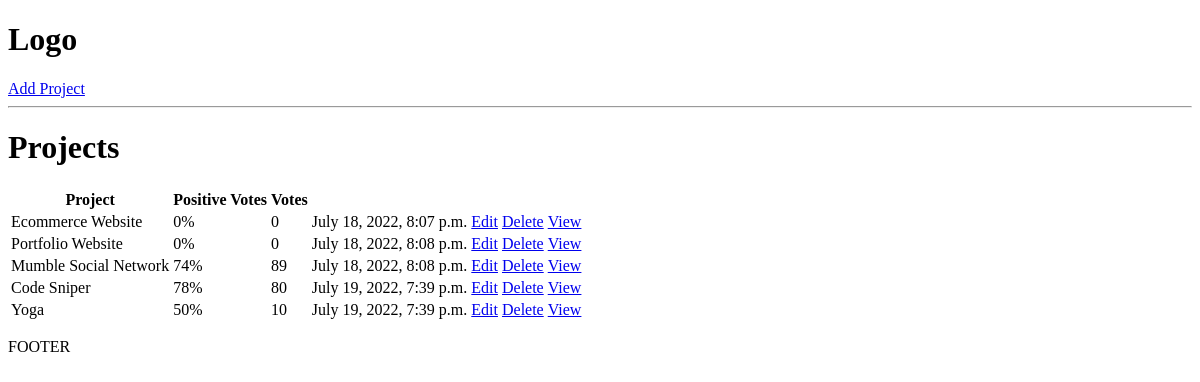
The app's page /, older data.
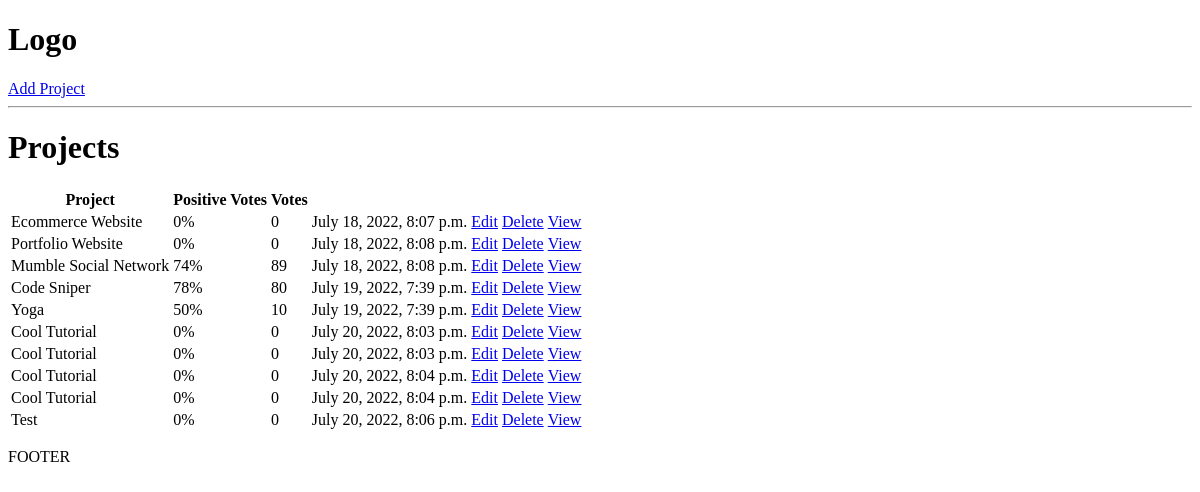
The same page, newer data.
### projects/models.py (models this page shows, shortened)
class Project(models.Model):
    title = models.CharField(max_length=200)
    description = models.TextField(null=True, blank=True)
    demo_link = models.CharField(max_length=2000,null=True, blank=True)
    source_link = models.CharField(max_length=2000, null=True, blank=True)
    tags = models.ManyToManyField('Tag', blank=True)
    vote_total = models.IntegerField(default=0, null=True, blank=True)
    vote_ratio = models.IntegerField(default=0, null=True, blank=True)
    created = models.DateTimeField(auto_now_add=True)
    id = models.UUIDField(default=uuid.uuid4, unique=True, primary_key=True, editable=False)

### projects/views.py (the view)
# urls.py: path('', include('projects.urls'))
def projects(request):
    projects = Project.objects.all()
    context = {'projects':projects}
    return render(request, 'projects/projects.html', context)

### projects/templates/projects/projects.html
{% extends 'main.html' %}
{% block content %}
<h1>Projects</h1>
<table>
    <tr>
        <th>Project</th>
        <th>Positive Votes</th>
        <th>Votes</th>
        <th></th>
        <th></th>
    </tr>
    {% for project in projects %}
        <tr>
            <td>{{project.title}}</td>
            <td>{{project.vote_ratio}}%</td>
            <td>{{project.vote_total}}</td>
            <td>{{project.created}}</td>
            <td><a href="{% url 'update-project' project.id %}">Edit</a></td>
            <td><a href="{% url 'delete-project' project.id %}">Delete</a></td>
            <td><a href="{% url 'project' project.id %}">View</a></td>
        </tr>
    {% endfor %}
</table>
{% endblock content %}

### templates/main.html (shortened to what this page needs)
<!DOCTYPE html>
<html>
    <head>
    </head>
    <body>
        {% include 'navbar.html' %}
        {% block content %}
        {% endblock content %}
        <p>FOOTER</p>
    </body>
</html>

### templates/navbar.html
<h1>Logo</h1>
<a href="{% url 'create-project' %}">Add Project</a>
<hr>

Row changes from the older to the newer data that the page shows:
added Project: title "Cool Tutorial", vote_ratio "0", vote_total "0", created "July 20, 2022, 8:03 p.m."
added Project: title "Cool Tutorial", vote_ratio "0", vote_total "0", created "July 20, 2022, 8:03 p.m."
added Project: title "Cool Tutorial", vote_ratio "0", vote_total "0", created "July 20, 2022, 8:04 p.m."
added Project: title "Cool Tutorial", vote_ratio "0", vote_total "0", created "July 20, 2022, 8:04 p.m."
added Project: title "Test", vote_ratio "0", vote_total "0", created "July 20, 2022, 8:06 p.m."
